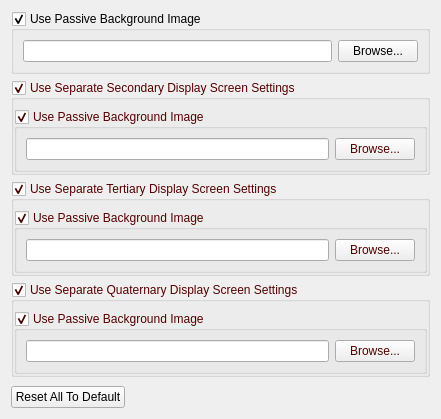
<?xml version="1.0" encoding="UTF-8"?>
<ui version="4.0">
 <class>PassiveSettingWidget</class>
 <widget class="QWidget" name="PassiveSettingWidget">
  <property name="geometry">
   <rect>
    <x>0</x>
    <y>0</y>
    <width>441</width>
    <height>419</height>
   </rect>
  </property>
  <layout class="QVBoxLayout" name="verticalLayout_2">
   <item>
    <widget class="QGroupBox" name="groupBoxBackground">
     <property name="title">
      <string>Use Passive Background Image</string>
     </property>
     <property name="checkable">
      <bool>true</bool>
     </property>
     <layout class="QHBoxLayout" name="horizontalLayout_2">
      <item>
       <widget class="QLineEdit" name="lineEditBackgroundPath">
        <property name="readOnly">
         <bool>true</bool>
        </property>
       </widget>
      </item>
      <item>
       <widget class="QPushButton" name="buttonBrowseBackgound">
        <property name="text">
         <string>Browse...</string>
        </property>
       </widget>
      </item>
     </layout>
    </widget>
   </item>
   <item>
    <widget class="QGroupBox" name="groupBoxDisp2Sets">
     <property name="palette">
      <palette>
       <active>
        <colorrole role="WindowText">
         <brush brushstyle="SolidPattern">
          <color alpha="255">
           <red>85</red>
           <green>0</green>
           <blue>0</blue>
          </color>
         </brush>
        </colorrole>
        <colorrole role="Text">
         <brush brushstyle="SolidPattern">
          <color alpha="255">
           <red>85</red>
           <green>0</green>
           <blue>0</blue>
          </color>
         </brush>
        </colorrole>
        <colorrole role="ButtonText">
         <brush brushstyle="SolidPattern">
          <color alpha="255">
           <red>85</red>
           <green>0</green>
           <blue>0</blue>
          </color>
         </brush>
        </colorrole>
        <colorrole role="Highlight">
         <brush brushstyle="SolidPattern">
          <color alpha="255">
           <red>118</red>
           <green>50</green>
           <blue>50</blue>
          </color>
         </brush>
        </colorrole>
        <colorrole role="PlaceholderText">
         <brush brushstyle="SolidPattern">
          <color alpha="128">
           <red>85</red>
           <green>0</green>
           <blue>0</blue>
          </color>
         </brush>
        </colorrole>
       </active>
       <inactive>
        <colorrole role="WindowText">
         <brush brushstyle="SolidPattern">
          <color alpha="255">
           <red>85</red>
           <green>0</green>
           <blue>0</blue>
          </color>
         </brush>
        </colorrole>
        <colorrole role="Text">
         <brush brushstyle="SolidPattern">
          <color alpha="255">
           <red>85</red>
           <green>0</green>
           <blue>0</blue>
          </color>
         </brush>
        </colorrole>
        <colorrole role="ButtonText">
         <brush brushstyle="SolidPattern">
          <color alpha="255">
           <red>85</red>
           <green>0</green>
           <blue>0</blue>
          </color>
         </brush>
        </colorrole>
        <colorrole role="Highlight">
         <brush brushstyle="SolidPattern">
          <color alpha="255">
           <red>118</red>
           <green>50</green>
           <blue>50</blue>
          </color>
         </brush>
        </colorrole>
        <colorrole role="PlaceholderText">
         <brush brushstyle="SolidPattern">
          <color alpha="128">
           <red>85</red>
           <green>0</green>
           <blue>0</blue>
          </color>
         </brush>
        </colorrole>
       </inactive>
       <disabled>
        <colorrole role="WindowText">
         <brush brushstyle="SolidPattern">
          <color alpha="255">
           <red>120</red>
           <green>120</green>
           <blue>120</blue>
          </color>
         </brush>
        </colorrole>
        <colorrole role="Text">
         <brush brushstyle="SolidPattern">
          <color alpha="255">
           <red>120</red>
           <green>120</green>
           <blue>120</blue>
          </color>
         </brush>
        </colorrole>
        <colorrole role="ButtonText">
         <brush brushstyle="SolidPattern">
          <color alpha="255">
           <red>120</red>
           <green>120</green>
           <blue>120</blue>
          </color>
         </brush>
        </colorrole>
        <colorrole role="Highlight">
         <brush brushstyle="SolidPattern">
          <color alpha="255">
           <red>0</red>
           <green>120</green>
           <blue>215</blue>
          </color>
         </brush>
        </colorrole>
        <colorrole role="PlaceholderText">
         <brush brushstyle="SolidPattern">
          <color alpha="128">
           <red>85</red>
           <green>0</green>
           <blue>127</blue>
          </color>
         </brush>
        </colorrole>
       </disabled>
      </palette>
     </property>
     <property name="title">
      <string>Use Separate Secondary Display Screen Settings</string>
     </property>
     <property name="flat">
      <bool>true</bool>
     </property>
     <property name="checkable">
      <bool>true</bool>
     </property>
     <layout class="QVBoxLayout" name="verticalLayout">
      <property name="leftMargin">
       <number>0</number>
      </property>
      <property name="rightMargin">
       <number>0</number>
      </property>
      <property name="bottomMargin">
       <number>0</number>
      </property>
      <item>
       <widget class="QGroupBox" name="groupBoxBackground2">
        <property name="palette">
         <palette>
          <active>
           <colorrole role="WindowText">
            <brush brushstyle="SolidPattern">
             <color alpha="255">
              <red>85</red>
              <green>0</green>
              <blue>0</blue>
             </color>
            </brush>
           </colorrole>
          </active>
          <inactive>
           <colorrole role="WindowText">
            <brush brushstyle="SolidPattern">
             <color alpha="255">
              <red>85</red>
              <green>0</green>
              <blue>0</blue>
             </color>
            </brush>
           </colorrole>
          </inactive>
          <disabled>
           <colorrole role="WindowText">
            <brush brushstyle="SolidPattern">
             <color alpha="255">
              <red>120</red>
              <green>120</green>
              <blue>120</blue>
             </color>
            </brush>
           </colorrole>
          </disabled>
         </palette>
        </property>
        <property name="title">
         <string>Use Passive Background Image</string>
        </property>
        <property name="checkable">
         <bool>true</bool>
        </property>
        <layout class="QHBoxLayout" name="horizontalLayout_4">
         <item>
          <widget class="QLineEdit" name="lineEditBackgroundPath2">
           <property name="readOnly">
            <bool>true</bool>
           </property>
          </widget>
         </item>
         <item>
          <widget class="QPushButton" name="buttonBrowseBackgound2">
           <property name="text">
            <string>Browse...</string>
           </property>
          </widget>
         </item>
        </layout>
       </widget>
      </item>
     </layout>
    </widget>
   </item>
   <item>
    <widget class="QGroupBox" name="groupBoxDisp3Sets">
     <property name="palette">
      <palette>
       <active>
        <colorrole role="WindowText">
         <brush brushstyle="SolidPattern">
          <color alpha="255">
           <red>85</red>
           <green>0</green>
           <blue>0</blue>
          </color>
         </brush>
        </colorrole>
        <colorrole role="Text">
         <brush brushstyle="SolidPattern">
          <color alpha="255">
           <red>85</red>
           <green>0</green>
           <blue>0</blue>
          </color>
         </brush>
        </colorrole>
        <colorrole role="ButtonText">
         <brush brushstyle="SolidPattern">
          <color alpha="255">
           <red>85</red>
           <green>0</green>
           <blue>0</blue>
          </color>
         </brush>
        </colorrole>
        <colorrole role="Highlight">
         <brush brushstyle="SolidPattern">
          <color alpha="255">
           <red>118</red>
           <green>50</green>
           <blue>50</blue>
          </color>
         </brush>
        </colorrole>
        <colorrole role="PlaceholderText">
         <brush brushstyle="SolidPattern">
          <color alpha="128">
           <red>85</red>
           <green>0</green>
           <blue>127</blue>
          </color>
         </brush>
        </colorrole>
       </active>
       <inactive>
        <colorrole role="WindowText">
         <brush brushstyle="SolidPattern">
          <color alpha="255">
           <red>85</red>
           <green>0</green>
           <blue>0</blue>
          </color>
         </brush>
        </colorrole>
        <colorrole role="Text">
         <brush brushstyle="SolidPattern">
          <color alpha="255">
           <red>85</red>
           <green>0</green>
           <blue>0</blue>
          </color>
         </brush>
        </colorrole>
        <colorrole role="ButtonText">
         <brush brushstyle="SolidPattern">
          <color alpha="255">
           <red>85</red>
           <green>0</green>
           <blue>0</blue>
          </color>
         </brush>
        </colorrole>
        <colorrole role="Highlight">
         <brush brushstyle="SolidPattern">
          <color alpha="255">
           <red>118</red>
           <green>50</green>
           <blue>50</blue>
          </color>
         </brush>
        </colorrole>
        <colorrole role="PlaceholderText">
         <brush brushstyle="SolidPattern">
          <color alpha="128">
           <red>85</red>
           <green>0</green>
           <blue>127</blue>
          </color>
         </brush>
        </colorrole>
       </inactive>
       <disabled>
        <colorrole role="WindowText">
         <brush brushstyle="SolidPattern">
          <color alpha="255">
           <red>120</red>
           <green>120</green>
           <blue>120</blue>
          </color>
         </brush>
        </colorrole>
        <colorrole role="Text">
         <brush brushstyle="SolidPattern">
          <color alpha="255">
           <red>120</red>
           <green>120</green>
           <blue>120</blue>
          </color>
         </brush>
        </colorrole>
        <colorrole role="ButtonText">
         <brush brushstyle="SolidPattern">
          <color alpha="255">
           <red>120</red>
           <green>120</green>
           <blue>120</blue>
          </color>
         </brush>
        </colorrole>
        <colorrole role="Highlight">
         <brush brushstyle="SolidPattern">
          <color alpha="255">
           <red>0</red>
           <green>120</green>
           <blue>215</blue>
          </color>
         </brush>
        </colorrole>
        <colorrole role="PlaceholderText">
         <brush brushstyle="SolidPattern">
          <color alpha="128">
           <red>0</red>
           <green>0</green>
           <blue>0</blue>
          </color>
         </brush>
        </colorrole>
       </disabled>
      </palette>
     </property>
     <property name="title">
      <string>Use Separate Tertiary Display Screen Settings</string>
     </property>
     <property name="flat">
      <bool>true</bool>
     </property>
     <property name="checkable">
      <bool>true</bool>
     </property>
     <layout class="QVBoxLayout" name="verticalLayout_3">
      <property name="leftMargin">
       <number>0</number>
      </property>
      <property name="topMargin">
       <number>9</number>
      </property>
      <property name="rightMargin">
       <number>0</number>
      </property>
      <property name="bottomMargin">
       <number>0</number>
      </property>
      <item>
       <widget class="QGroupBox" name="groupBoxBackground3">
        <property name="palette">
         <palette>
          <active>
           <colorrole role="WindowText">
            <brush brushstyle="SolidPattern">
             <color alpha="255">
              <red>85</red>
              <green>0</green>
              <blue>0</blue>
             </color>
            </brush>
           </colorrole>
          </active>
          <inactive>
           <colorrole role="WindowText">
            <brush brushstyle="SolidPattern">
             <color alpha="255">
              <red>85</red>
              <green>0</green>
              <blue>0</blue>
             </color>
            </brush>
           </colorrole>
          </inactive>
          <disabled>
           <colorrole role="WindowText">
            <brush brushstyle="SolidPattern">
             <color alpha="255">
              <red>120</red>
              <green>120</green>
              <blue>120</blue>
             </color>
            </brush>
           </colorrole>
          </disabled>
         </palette>
        </property>
        <property name="title">
         <string>Use Passive Background Image</string>
        </property>
        <property name="checkable">
         <bool>true</bool>
        </property>
        <layout class="QHBoxLayout" name="horizontalLayout">
         <item>
          <widget class="QLineEdit" name="lineEditBackgroundPath3"/>
         </item>
         <item>
          <widget class="QPushButton" name="buttonBrowseBackgound3">
           <property name="text">
            <string>Browse...</string>
           </property>
          </widget>
         </item>
        </layout>
       </widget>
      </item>
     </layout>
    </widget>
   </item>
   <item>
    <widget class="QGroupBox" name="groupBoxDisp4Sets">
     <property name="sizePolicy">
      <sizepolicy hsizetype="Preferred" vsizetype="Preferred">
       <horstretch>0</horstretch>
       <verstretch>0</verstretch>
      </sizepolicy>
     </property>
     <property name="palette">
      <palette>
       <active>
        <colorrole role="WindowText">
         <brush brushstyle="SolidPattern">
          <color alpha="255">
           <red>85</red>
           <green>0</green>
           <blue>0</blue>
          </color>
         </brush>
        </colorrole>
        <colorrole role="Text">
         <brush brushstyle="SolidPattern">
          <color alpha="255">
           <red>85</red>
           <green>0</green>
           <blue>0</blue>
          </color>
         </brush>
        </colorrole>
        <colorrole role="ButtonText">
         <brush brushstyle="SolidPattern">
          <color alpha="255">
           <red>85</red>
           <green>0</green>
           <blue>0</blue>
          </color>
         </brush>
        </colorrole>
        <colorrole role="Highlight">
         <brush brushstyle="SolidPattern">
          <color alpha="255">
           <red>118</red>
           <green>50</green>
           <blue>50</blue>
          </color>
         </brush>
        </colorrole>
        <colorrole role="PlaceholderText">
         <brush brushstyle="SolidPattern">
          <color alpha="128">
           <red>85</red>
           <green>0</green>
           <blue>127</blue>
          </color>
         </brush>
        </colorrole>
       </active>
       <inactive>
        <colorrole role="WindowText">
         <brush brushstyle="SolidPattern">
          <color alpha="255">
           <red>85</red>
           <green>0</green>
           <blue>0</blue>
          </color>
         </brush>
        </colorrole>
        <colorrole role="Text">
         <brush brushstyle="SolidPattern">
          <color alpha="255">
           <red>85</red>
           <green>0</green>
           <blue>0</blue>
          </color>
         </brush>
        </colorrole>
        <colorrole role="ButtonText">
         <brush brushstyle="SolidPattern">
          <color alpha="255">
           <red>85</red>
           <green>0</green>
           <blue>0</blue>
          </color>
         </brush>
        </colorrole>
        <colorrole role="Highlight">
         <brush brushstyle="SolidPattern">
          <color alpha="255">
           <red>118</red>
           <green>50</green>
           <blue>50</blue>
          </color>
         </brush>
        </colorrole>
        <colorrole role="PlaceholderText">
         <brush brushstyle="SolidPattern">
          <color alpha="128">
           <red>85</red>
           <green>0</green>
           <blue>127</blue>
          </color>
         </brush>
        </colorrole>
       </inactive>
       <disabled>
        <colorrole role="WindowText">
         <brush brushstyle="SolidPattern">
          <color alpha="255">
           <red>120</red>
           <green>120</green>
           <blue>120</blue>
          </color>
         </brush>
        </colorrole>
        <colorrole role="Text">
         <brush brushstyle="SolidPattern">
          <color alpha="255">
           <red>120</red>
           <green>120</green>
           <blue>120</blue>
          </color>
         </brush>
        </colorrole>
        <colorrole role="ButtonText">
         <brush brushstyle="SolidPattern">
          <color alpha="255">
           <red>120</red>
           <green>120</green>
           <blue>120</blue>
          </color>
         </brush>
        </colorrole>
        <colorrole role="Highlight">
         <brush brushstyle="SolidPattern">
          <color alpha="255">
           <red>0</red>
           <green>120</green>
           <blue>215</blue>
          </color>
         </brush>
        </colorrole>
        <colorrole role="PlaceholderText">
         <brush brushstyle="SolidPattern">
          <color alpha="128">
           <red>0</red>
           <green>0</green>
           <blue>0</blue>
          </color>
         </brush>
        </colorrole>
       </disabled>
      </palette>
     </property>
     <property name="title">
      <string>Use Separate Quaternary Display Screen Settings</string>
     </property>
     <property name="flat">
      <bool>true</bool>
     </property>
     <property name="checkable">
      <bool>true</bool>
     </property>
     <layout class="QVBoxLayout" name="verticalLayout_4">
      <property name="leftMargin">
       <number>0</number>
      </property>
      <property name="topMargin">
       <number>9</number>
      </property>
      <property name="rightMargin">
       <number>0</number>
      </property>
      <property name="bottomMargin">
       <number>0</number>
      </property>
      <item>
       <widget class="QGroupBox" name="groupBoxBackground4">
        <property name="palette">
         <palette>
          <active>
           <colorrole role="WindowText">
            <brush brushstyle="SolidPattern">
             <color alpha="255">
              <red>85</red>
              <green>0</green>
              <blue>0</blue>
             </color>
            </brush>
           </colorrole>
          </active>
          <inactive>
           <colorrole role="WindowText">
            <brush brushstyle="SolidPattern">
             <color alpha="255">
              <red>85</red>
              <green>0</green>
              <blue>0</blue>
             </color>
            </brush>
           </colorrole>
          </inactive>
          <disabled>
           <colorrole role="WindowText">
            <brush brushstyle="SolidPattern">
             <color alpha="255">
              <red>120</red>
              <green>120</green>
              <blue>120</blue>
             </color>
            </brush>
           </colorrole>
          </disabled>
         </palette>
        </property>
        <property name="title">
         <string>Use Passive Background Image</string>
        </property>
        <property name="checkable">
         <bool>true</bool>
        </property>
        <layout class="QHBoxLayout" name="horizontalLayout_3">
         <item>
          <widget class="QLineEdit" name="lineEditBackgroundPath4"/>
         </item>
         <item>
          <widget class="QPushButton" name="buttonBrowseBackgound4">
           <property name="text">
            <string>Browse...</string>
           </property>
          </widget>
         </item>
        </layout>
       </widget>
      </item>
     </layout>
    </widget>
   </item>
   <item>
    <spacer name="verticalSpacer">
     <property name="orientation">
      <enum>Qt::Vertical</enum>
     </property>
     <property name="sizeHint" stdset="0">
      <size>
       <width>20</width>
       <height>32</height>
      </size>
     </property>
    </spacer>
   </item>
   <item>
    <layout class="QGridLayout" name="gridLayout_2">
     <item row="0" column="0">
      <widget class="QPushButton" name="pushButtonDefault">
       <property name="text">
        <string>Reset All To Default</string>
       </property>
      </widget>
     </item>
     <item row="0" column="1">
      <spacer name="horizontalSpacer">
       <property name="orientation">
        <enum>Qt::Horizontal</enum>
       </property>
       <property name="sizeHint" stdset="0">
        <size>
         <width>40</width>
         <height>20</height>
        </size>
       </property>
      </spacer>
     </item>
    </layout>
   </item>
  </layout>
 </widget>
 <tabstops>
  <tabstop>groupBoxBackground</tabstop>
  <tabstop>buttonBrowseBackgound</tabstop>
  <tabstop>lineEditBackgroundPath</tabstop>
  <tabstop>groupBoxDisp2Sets</tabstop>
  <tabstop>groupBoxBackground2</tabstop>
  <tabstop>buttonBrowseBackgound2</tabstop>
  <tabstop>lineEditBackgroundPath2</tabstop>
  <tabstop>pushButtonDefault</tabstop>
 </tabstops>
 <resources/>
 <connections/>
</ui>
